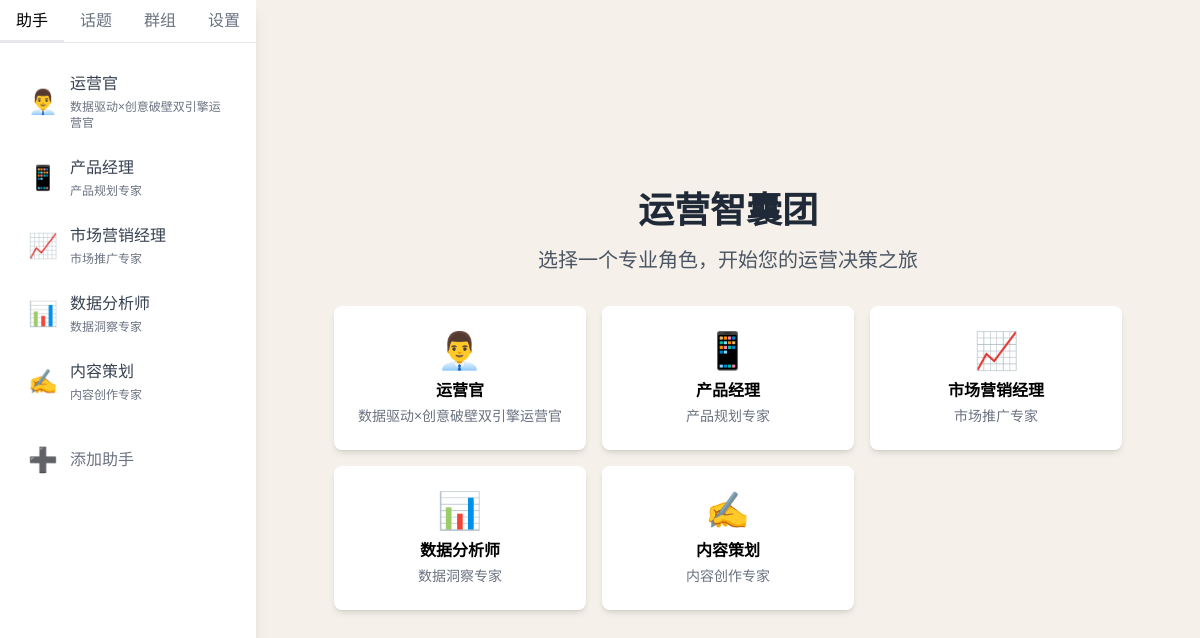
The app's page /, older data.
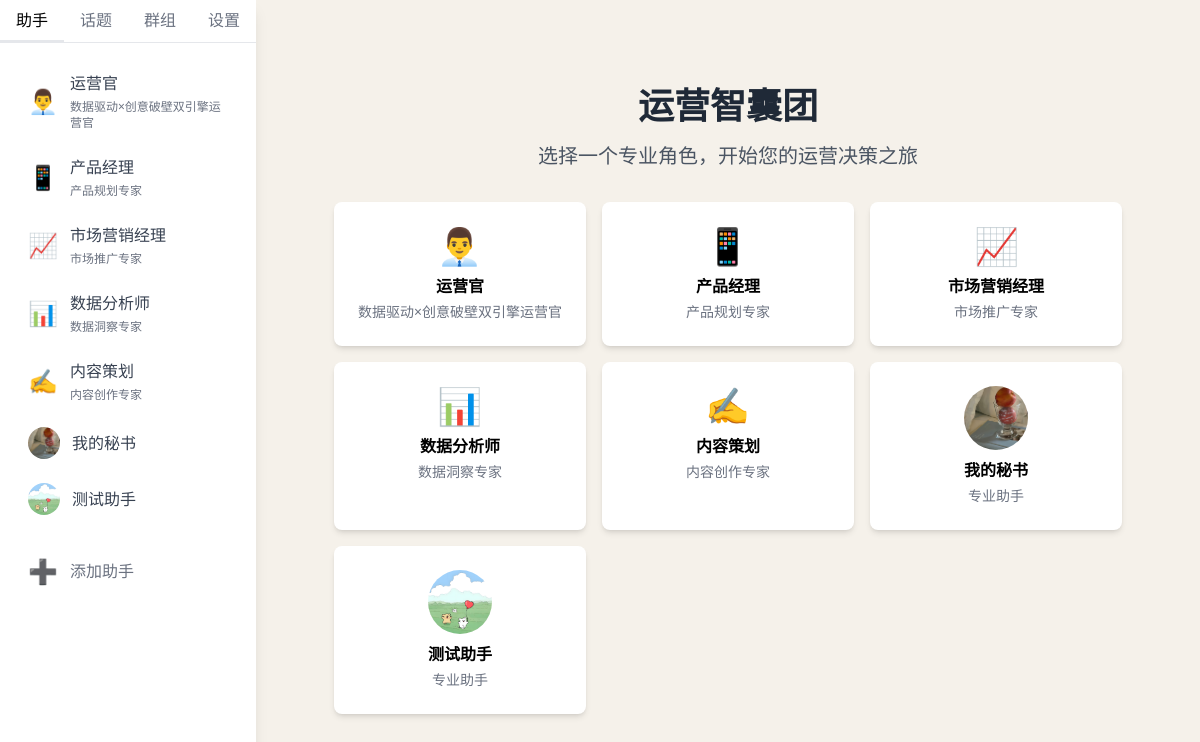
The same page, newer data.
### app.py (models this page shows)
class Assistant(db.Model):
    id = db.Column(db.Integer, primary_key=True)
    name = db.Column(db.String(100), nullable=False)
    description = db.Column(db.String(500))
    avatar = db.Column(db.String(200))  # emoji或者图片URL
    avatar_type = db.Column(db.String(10), default='emoji')  # 'emoji' 或 'image'
    role_key = db.Column(db.String(50), unique=True, nullable=False)
    is_default = db.Column(db.Boolean, default=False)  # 是否为默认助手
    created_at = db.Column(db.DateTime, default=datetime.utcnow)
    updated_at = db.Column(db.DateTime, default=datetime.utcnow, onupdate=datetime.utcnow)

### app.py (the view)
@app.route('/')
def index():
    topic_id = request.args.get('topic')
    assistants = Assistant.query.order_by(Assistant.is_default.desc(), Assistant.created_at.asc()).all()
    return render_template('index.html', assistants=assistants, topic_id=topic_id)

### templates/index.html (shortened to what this page needs)
<!DOCTYPE html>
<html lang="zh">
<head>
    <script src="https://cdn.tailwindcss.com"></script>
</head>
<body class="bg-gray-100" style="background-color: #F5F1EA !important;">
    <div class="flex h-screen">
        <div class="w-64 bg-white shadow-lg">
            <div class="flex border-b">
                <a href="/" class="flex-1 px-4 py-2 text-warm-yellow border-b-2 border-warm-yellow">助手</a>
                <a href="/topics" class="flex-1 px-4 py-2 text-gray-500 hover:text-gray-700">话题</a>
                <a href="/groups" class="flex-1 px-4 py-2 text-gray-500 hover:text-gray-700">群组</a>
                <a href="/settings" class="flex-1 px-4 py-2 text-gray-500 hover:text-gray-700">设置</a>
            </div>
            <div class="p-4">
                {% for assistant in assistants %}
                <div class="role-select cursor-pointer p-3 rounded-lg hover:bg-gray-100 group" data-role="{{ assistant.role_key }}">
                    <div class="flex items-center">
                        {% if assistant.avatar_type == 'image' %}
                        <img src="{{ assistant.avatar }}" alt="{{ assistant.name }}" class="w-8 h-8 object-cover rounded-full mr-3">
                        {% else %}
                        <span class="text-2xl mr-3">{{ assistant.avatar }}</span>
                        {% endif %}
                        <div class="flex-1">
                            <div class="text-gray-700">{{ assistant.name }}</div>
                            {% if assistant.description %}
                            <div class="text-xs text-gray-500 mt-1">{{ assistant.description }}</div>
                            {% endif %}
                        </div>
                    </div>
                </div>
                {% endfor %}
                <div id="add-assistant-btn" class="flex items-center p-3 mt-4 text-gray-500 cursor-pointer hover:bg-gray-100 rounded-lg">
                    <span class="text-2xl mr-3">➕</span>
                    <span>添加助手</span>
                </div>
            </div>
        </div>
        <div class="flex-1 flex flex-col items-center justify-center">
            <div class="text-center">
                <h1 class="text-4xl font-bold text-gray-800 mb-4">运营智囊团</h1>
                <p class="text-xl text-gray-600 mb-8">选择一个专业角色，开始您的运营决策之旅</p>
                <div class="grid grid-cols-2 md:grid-cols-3 gap-4 max-w-4xl">
                    {% for assistant in assistants %}
                    <div class="role-card cursor-pointer p-6 bg-white rounded-lg shadow-md hover:shadow-lg transition-shadow" data-role="{{ assistant.role_key }}">
                        {% if assistant.avatar_type == 'image' %}
                        <img src="{{ assistant.avatar }}" alt="{{ assistant.name }}" class="w-16 h-16 object-cover rounded-full mx-auto mb-2">
                        {% else %}
                        <div class="text-4xl mb-2">{{ assistant.avatar }}</div>
                        {% endif %}
                        <div class="font-semibold">{{ assistant.name }}</div>
                        <div class="text-sm text-gray-500 mt-1">{{ assistant.description or '专业助手' }}</div>
                    </div>
                    {% endfor %}
                </div>
            </div>
        </div>
    </div>
</body>
</html>

Row changes from the older to the newer data that the page shows:
added Assistant: avatar (picture), name "我的秘书", description "专业助手"
added Assistant: avatar (picture), name "测试助手", description "专业助手"
